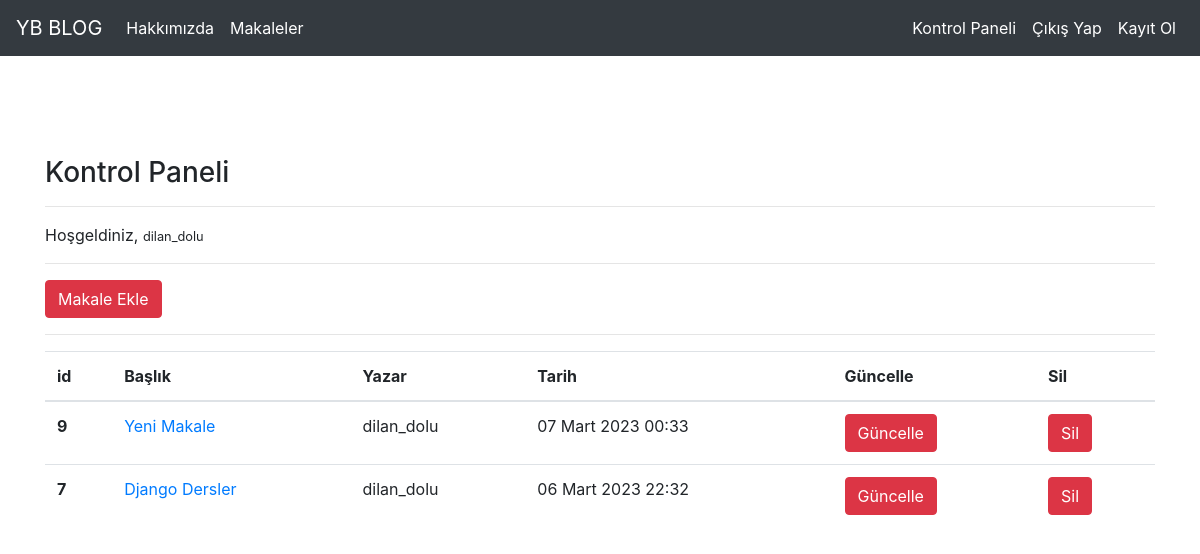
Screenshot of /articles/dashboard/ (signed in) with the database file from the repository.
### article/models.py (models this page shows, shortened)
class Article(models.Model):
    author = models.ForeignKey("auth.User",on_delete = models.CASCADE,verbose_name = "Yazar" )
    title = models.CharField(max_length= 50,verbose_name ="Başlık")
    content = RichTextField()
    created_date = models.DateTimeField(auto_now_add=True,verbose_name="Oluşturulma Tarihi")
    article_image = models.FileField(blank = True,null = True,verbose_name="Makaleye fotoğraf ekleyiniz.")
    class Meta:
        ordering = ['-created_date']

### article/views.py (the view)
# urls.py: path('dashboard/',views.dashboard,name = "dashboard"),
@login_required(login_url= "user:login")
def dashboard(request):
    articles = Article.objects.filter(author = request.user)
    context = {
        "articles": articles
    }
    return render(request,"dashboard.html",context)

### templates/dashboard.html
{% extends "layout.html" %}
{% block body %}
<h3>Kontrol Paneli</h3>
<hr>
<p>
    Hoşgeldiniz, <small>{{request.user.username}}</small>
</p>
<hr>
<a class = "btn btn-danger" href = "/articles/addarticle">Makale Ekle</a>
<hr>
{% if articles %}
<table class="table">
    <thead>
      <tr>
        <th scope="col">id</th>
        <th scope="col">Başlık</th>
        <th scope="col">Yazar</th>
        <th scope="col">Tarih</th>
        <th scope="col">Güncelle</th>
        <th scope="col">Sil</th>
      </tr>
    </thead>
    <tbody>
        {% for article in articles %}
        <tr>
            <th scope="row">{{article.id}}</th>
            <td><a href="/articles/article/{{article.id}}">{{article.title}}</a></td>
            <td>{{article.author.username}}</td>
            <td>{{article.created_date}}</td>
            <td><a href="/articles/update/{{article.id}}" class = "btn btn-danger">Güncelle</a></td>
            <td><a href="/articles/delete/{{article.id}}" class = "btn btn-danger">Sil</a></td>
        </tr>
        {% endfor %}
    </tbody>
  </table>
{% else %}
<div class = "alert alert-danger">
    Henüz bir makaleniz bulunmuyor..
</div>
{% endif %}
{% endblock body %}

### rows the page displays
Article: id "9", title "Yeni Makale", author.username "dilan_dolu", created_date "07 Mart 2023 00:33"
Article: id "7", title "Django Dersler", author.username "dilan_dolu", created_date "06 Mart 2023 22:32"

### other values shown
{{ request.user.username }} "dilan_dolu"
